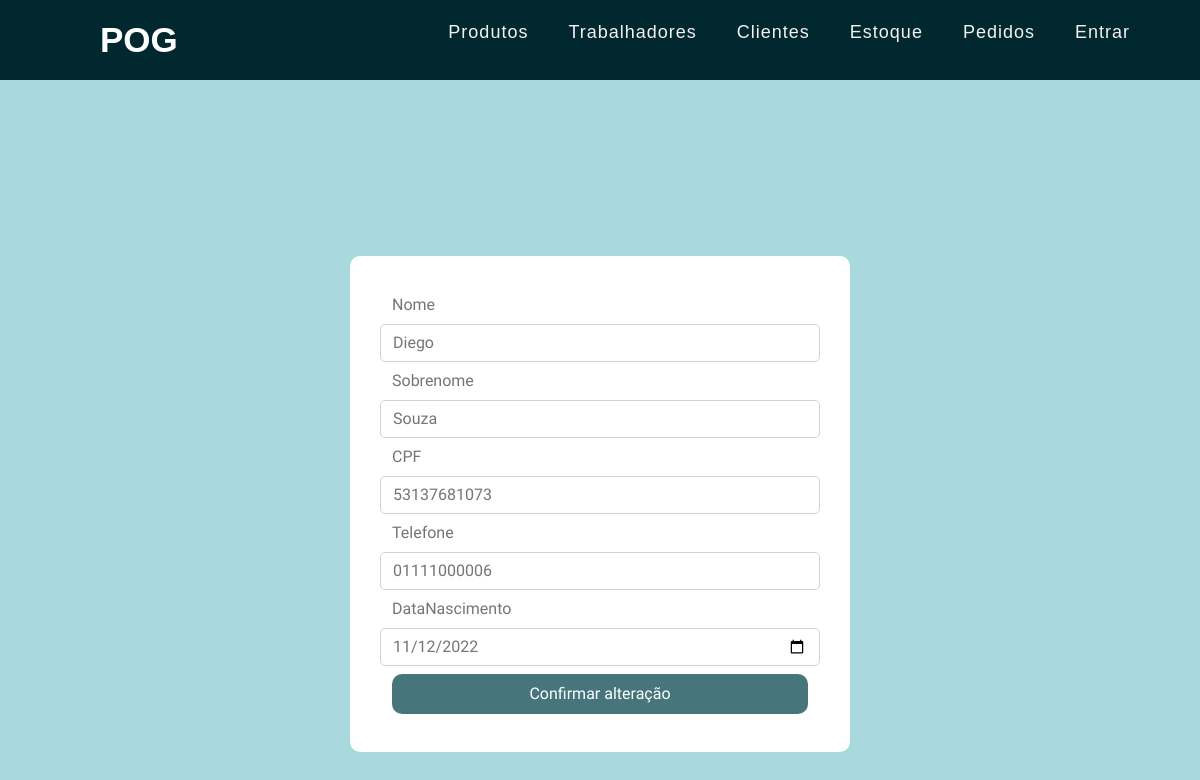
/customer/EditCustomer/1, run on the app's committed database.
### customer/models.py (models this page shows)
class Customer(models.Model):
    nome = models.CharField(max_length=200)
    last_name = models.CharField(max_length=100)
    cpf = models.CharField(max_length=11)
    PhoneNumber = models.CharField(max_length=13)
    Dt_Nascimento = models.DateField()
    data_registro = models.DateTimeField(auto_now_add=True,null=True)

### customer/views.py (the view, shortened to what this page needs)
# urls.py: path('EditCustomer/<int:customer_id>',views.EditCustomer,name='EditCustomer'),
def EditCustomer(request,customer_id):
    customer = Customer.objects.get(id = customer_id)
    if request.method != 'POST':
        return   render(request,'customer/EditCustomer.html',{
            'resultado':customer
            })

### customer/templates/customer/EditCustomer.html (shortened to what this page needs)
{%extends 'base.html'%}
{%block 'conteudo'%}
<div class="Pcontainer">
    <div class="row g-6">
        <div class="box">
            <form action="{{ resultado.id }}" method="post">{% csrf_token %}
                <div class="form-group row">
                    <label for="name" class="col-md-6 col-form-label text-md-right">Nome</label>
                    <input  onkeypress="return onlylyrics();" value= "{{ resultado.nome }}"type="text" minlength="1" id="name" class="form-control justify-content:center col-md-2" name="name" required>
                </div>
                <div class="form-group row">
                    <label for="last_name" class="col-md-6 col-form-label text-md-right">Sobrenome</label>
                    <input  onkeypress="return onlylyrics();" value = "{{ resultado.last_name }}"type="text" minlength="1" id="last_name" class="form-control justify-content:center col-md-2" name="last_name" class="width:300px" required>
                </div>
                <div class="form-group row">
                    <label for="cpf" class="col-md-6 col-form-label text-md-right">CPF</label>
                    <input maxlength="11" value = "{{ resultado.cpf }}" type="text" id="cpf" class="form-control justify-content:center col-md-2" name="cpf" class="width:300px" onkeypress="return onlycpf();" required>
                </div>
                <div class="form-group row">
                    <label for="PhoneNumber" class="col-md-6 col-form-label text-md-right">Telefone</label>
                    <input value ="{{ resultado.PhoneNumber }}"type="text" maxlength="11" minlength="10" id="PhoneNumber" class="form-control justify-content:center col-md-2" name="PhoneNumber" class="width:300px" onkeypress="return onlynumber();" required>
                </div>
                <div class="form-group row">
                    <label for="bdaytime" class="col-md-6 col-form-label text-md-right">DataNascimento</label>
                    <input  type="date"  value ="{{ resultado.Dt_Nascimento|date:'Y-m-d' }}" id="bdaytime" class="form-control justify-content:center col-md-2" name="bdaytime" class="width:300px" >
                </div>
                <div class="form-group row">
                    <a href="/customer/ListCustomer"><button type="submit"  class="buttonC">Confirmar alteração</button></a>
                </div>
            </form>
        </div>
    </div>
</div>
{%endblock%}

### data on the page
Customer: name "Diego", last_name "Souza", cpf "53137681073", PhoneNumber "01111000006", bdaytime "11/12/2022"
